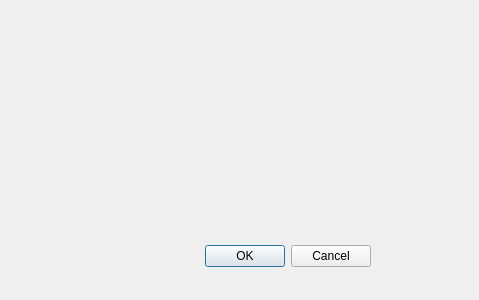
<?xml version="1.0" encoding="UTF-8"?>
<ui version="4.0">
 <class>Dialog</class>
 <widget class="QDialog" name="Dialog">
  <property name="geometry">
   <rect>
    <x>0</x>
    <y>0</y>
    <width>479</width>
    <height>300</height>
   </rect>
  </property>
  <property name="windowTitle">
   <string>Dialog</string>
  </property>
  <widget class="QDialogButtonBox" name="buttonBox">
   <property name="geometry">
    <rect>
     <x>30</x>
     <y>240</y>
     <width>341</width>
     <height>32</height>
    </rect>
   </property>
   <property name="orientation">
    <enum>Qt::Horizontal</enum>
   </property>
   <property name="standardButtons">
    <set>QDialogButtonBox::Cancel|QDialogButtonBox::Ok</set>
   </property>
  </widget>
 </widget>
 <resources/>
 <connections>
  <connection>
   <sender>buttonBox</sender>
   <signal>accepted()</signal>
   <receiver>Dialog</receiver>
   <slot>accept()</slot>
   <hints>
    <hint type="sourcelabel">
     <x>248</x>
     <y>254</y>
    </hint>
    <hint type="destinationlabel">
     <x>157</x>
     <y>274</y>
    </hint>
   </hints>
  </connection>
  <connection>
   <sender>buttonBox</sender>
   <signal>rejected()</signal>
   <receiver>Dialog</receiver>
   <slot>reject()</slot>
   <hints>
    <hint type="sourcelabel">
     <x>316</x>
     <y>260</y>
    </hint>
    <hint type="destinationlabel">
     <x>286</x>
     <y>274</y>
    </hint>
   </hints>
  </connection>
 </connections>
</ui>
